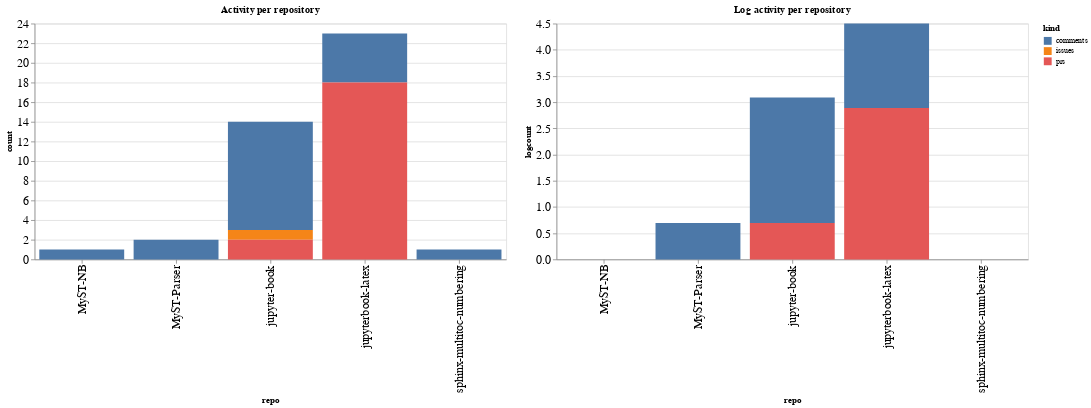

The notebook cell this image was saved under:
### Code cell
ch1 = alt.Chart(repo_summaries, width=600, title="Activity per repository").mark_bar().encode(
    x='repo',
    y='count',
    color='kind',
    tooltip="kind"
)

ch2 = alt.Chart(repo_summaries, width=600, title="Log activity per repository").mark_bar().encode(
    x='repo',
    y='logcount',
    color='kind',
    tooltip="kind"
)

ch1 | ch2

### Figure 1 — Vega-Lite specification as saved in the notebook (floating-point values rounded to 4 significant figures)
{"config": {"axisLeft": {"labelFontSize": 15}, "axisBottom": {"labelFontSize": 15}}, "hconcat": [{"mark": "bar", "encoding": {"color": {"type": "nominal", "field": "kind"}, "tooltip": {"type": "nominal", "field": "kind"}, "x": {"type": "nominal", "field": "repo"}, "y": {"type": "quantitative", "field": "count"}}, "title": "Activity per repository", "width": 600}, {"mark": "bar", "encoding": {"color": {"type": "nominal", "field": "kind"}, "tooltip": {"type": "nominal", "field": "kind"}, "x": {"type": "nominal", "field": "repo"}, "y": {"type": "quantitative", "field": "logcount"}}, "title": "Log activity per repository", "width": 600}], "data": {"name": "data-a1ee1d2787e6f2ed79dd73166d69b299"}, "$schema": "https://vega.github.io/schema/vega-lite/v4.8.1.json", "datasets": {"data-a1ee1d2787e6f2ed79dd73166d69b299": [{"repo": "MyST-NB", "kind": "comments", "count": 1, "logcount": 0.0}, {"repo": "MyST-Parser", "kind": "comments", "count": 2, "logcount": 0.6931}, {"repo": "jupyter-book", "kind": "comments", "count": 11, "logcount": 2.398}, {"repo": "jupyter-book", "kind": "issues", "count": 1, "logcount": 0.0}, {"repo": "jupyter-book", "kind": "prs", "count": 2, "logcount": 0.6931}, {"repo": "jupyterbook-latex", "kind": "comments", "count": 5, "logcount": 1.609}, {"repo": "jupyterbook-latex", "kind": "prs", "count": 18, "logcount": 2.89}, {"repo": "sphinx-multitoc-numbering", "kind": "comments", "count": 1, "logcount": 0.0}]}}
